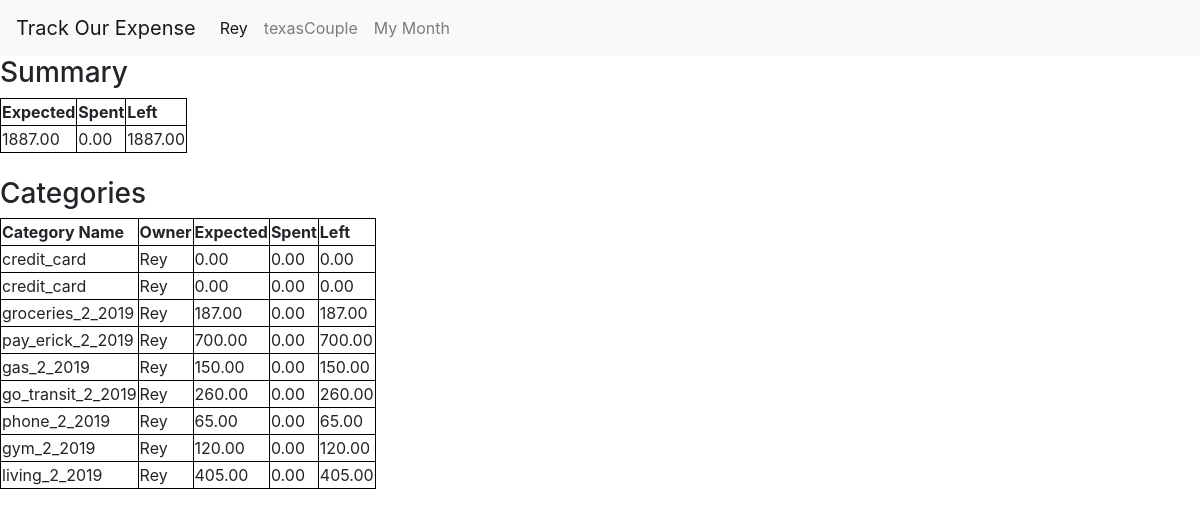
/categories/person/1/2_2019/ (signed in), run on an earlier commit of the app's database.
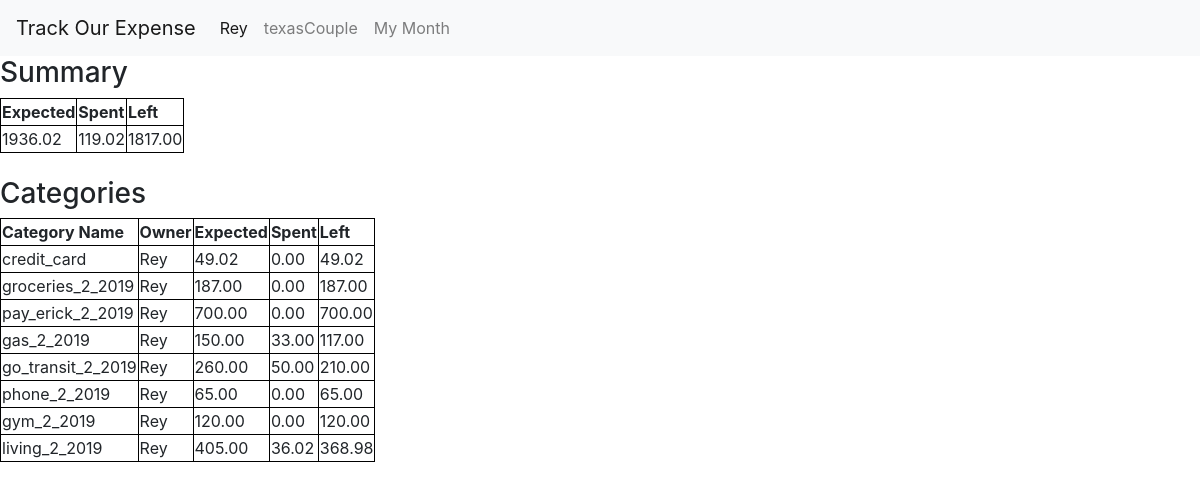
And on a later commit of the database.
### people/models.py (models this page shows, shortened)
class People(models.Model):
    group_couple = models.ForeignKey(Group,on_delete=models.CASCADE)
    person_name= models.CharField(max_length=70)
    username = models.CharField(max_length=70,unique=True)

### groups/models.py (models this page shows, shortened)
class Group(models.Model):
    group_name = models.CharField(max_length=200,unique=True)
    group_location = models.CharField(max_length=200, default= "Mississauga")

### categories/models.py (models this page shows, shortened)
class Category(models.Model):
    category_person = models.ForeignKey(People, on_delete=models.CASCADE)
    category_name = models.CharField(max_length=200)
    category_expected = models.DecimalField(max_digits=8,decimal_places=2)
    category_spent = models.DecimalField(max_digits=8,decimal_places=2,default=0)
    category_date = models.DateField(default=datetime.datetime.now)

### categories/views.py (the view)
# urls.py: path("person/<int:person_id>/<int:month>_<int:year>/",views.index_person , name="person_category_index_summary"),
def index_person(request,person_id,month,year):
    if request.user.is_authenticated:
        person = get_object_or_404(People,id=person_id)
        if len(person.category_set.filter(category_date__month=month,category_date__year=year))>0:
            categories = get_list_or_404(Category, category_person=person, category_date__month=month,category_date__year=year)
        else:
            categories = []
        expected,spent,left = calculate_summary(categories)
        today = datetime.datetime.today()
        current_user = get_object_or_404(People, username=request.user)
        context = {
            'categories':categories,
            'month':today.month,
            'year':today.year,
            'expected': expected,
            'spent': spent,
            'left':left,
            "current_user":current_user
        }
        today = datetime.datetime.today()
        context["this_month"] = today.month
        context["this_year"] = today.year
        return render(request, "categories/index_person.html" ,context)
    else:
        context = {}
        return render(request,'bases/landing_request_login.html',context)

### categories/templatetags/categories_extras.py (called while the page is built)
def subtract(value,arg):
    return value - arg

### categories/views.py (called while the page is built)
def calculate_summary(categories):
    expected = 0
    spent = 0
    left = 0
    for category in categories:
        expected += category.category_expected
        spent += category.category_spent
    left = expected-spent
    return expected, spent, left

### categories/templates/categories/index_person.html (shortened to what this page needs)
{% extends 'bases/header.html' %}
{% block content %}
{% load categories_extras %}
<h3>Summary {{person.person_name}}</h3>
    <table>
        <thead>
            <tr>
                <th>Expected</th>
                <th>Spent</th>
                <th>Left</th>
            </tr>
        </thead>
        <tbody>
            <tr>
                <td>{{expected}}</td>
                <td>{{spent}}</td>
                <td>{{left}}</td>
            </tr>
        </tbody>
    </table>
    <br>
<h3>Categories {{person.person_name}}</h3>
<table>
    <thead>
        <tr>
            <th>Category Name</th>
            <th>Owner</th>
            <th>Expected</th>
            <th>Spent</th>
            <th>Left</th>
        </tr>
    </thead>
    {% for category in categories %}
        <tr>
            <td>{{category.category_name}}</td>
            <td>{{category.category_person.person_name}}</td>
            <td>{{category.category_expected}}</td>
            <td>{{category.category_spent}}</td>
            <td>{{category.category_expected|subtract:category.category_spent}}</td>
        </tr>
    {% endfor %}
</table>
    {% load categories_extras %}
<br>
<br><br><br>
{% endblock %}

### bases/templates/bases/header.html (shortened to what this page needs)
<!DOCTYPE HTML>
<html lang = "en">
<head>
    {% load staticfiles %}
    <link rel='stylesheet' href="{% static 'bases/css/bootstrap.min.css' %}" type ='text/css'/ >
</head>
<body>
<nav class="navbar navbar-expand-sm navbar-light bg-light">
  <a class="navbar-brand" href="{% url 'bases:landing' %}"> Track Our Expense</a>
  <div class="collapse navbar-collapse" id="navbarNav">
    <ul class="navbar-nav">
      <li class="nav-item active">
        <a class="nav-link" href="{% url 'categories:person_category_index_summary' current_user.id this_month this_year %}">{{current_user.person_name}}<span class="sr-only">(current)</span></a>
      </li>
      <li class="nav-item">
        <a class="nav-link" href="{% url 'categories:team_category_index' current_user.group_couple.id this_month this_year %}">{{current_user.group_couple.group_name}}</a>
      </li>
      <li class="nav-item">
        <a class="nav-link" href="{% url 'categories:person_category_index' current_user.id this_month this_year  %}">My Month</a>
      </li>
    </ul>
  </div>
</nav>
    {% block content %}
    {% endblock %}
</body>
</html>

### bases/templates/bases/header.html (style rules this page uses)
table, th, td { border: 1px solid black; }

What changed in the data, as far as the page shows it:
removed Category: category_name "credit_card", category_person.person_name "Rey", category_expected "0.00", category_spent "0.00", category_expected|subtract "0.00"
changed Category "credit_card": category_expected "0.00" → "49.02"; category_expected|subtract "0.00" → "49.02"
changed Category "gas_2_2019": category_spent "0.00" → "33.00"; category_expected|subtract "150.00" → "117.00"
changed Category "go_transit_2_2019": category_spent "0.00" → "50.00"; category_expected|subtract "260.00" → "210.00"
changed Category "living_2_2019": category_spent "0.00" → "36.02"; category_expected|subtract "405.00" → "368.98"
Also different on the page:
{{ expected }}: "1887.00" → "1936.02"
{{ spent }}: "0.00" → "119.02"
{{ left }}: "1887.00" → "1817.00"
